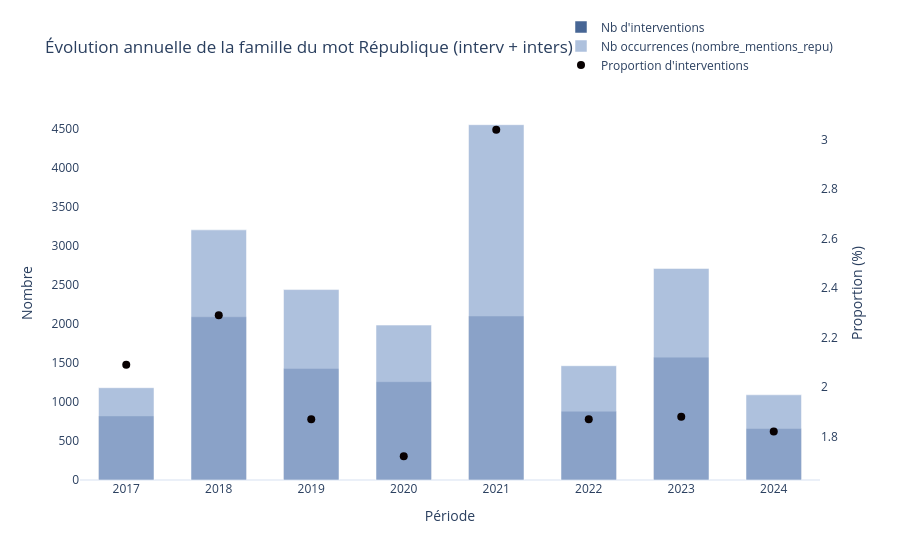

Notebook cell for this chart:
### Code cell
# Tableau et graphique des évolutions annuelles
diachronique_général(
    df,
    colonne_nombre="nombre_mentions_repu",
    colonne_condition="repu_match_valide",
    objet="famille du mot République",
    periode="annee",
    suffixe="interv + inters",
)

### Figure 1 — Plotly figure (JSON) as saved in the notebook; plotly's stock layout.template omitted (floating-point values rounded to 4 significant figures)
{"data": [{"hovertemplate": "<b>Période : %{x}</b><br>Nb interventions : %{y}<extra></extra>", "marker": {"color": "#1A417B"}, "name": "Nb d'interventions", "opacity": 0.8, "type": "bar", "x": ["2017", "2018", "2019", "2020", "2021", "2022", "2023", "2024"], "y": [822, 2094, 1431, 1261, 2104, 882, 1576, 661]}, {"hovertemplate": "<b>Période : %{x}</b><br>Nb occurrences : %{y}<extra></extra>", "marker": {"color": "#9BB2D5"}, "name": "Nb occurrences (nombre_mentions_repu)", "opacity": 0.8, "type": "bar", "x": ["2017", "2018", "2019", "2020", "2021", "2022", "2023", "2024"], "y": [1184, 3209, 2443, 1987, 4558, 1466, 2714, 1093]}, {"hovertemplate": "<b>Période : %{x}</b><br>Proportion : %{y:.2f}%<extra></extra>", "line": {"color": "#080102", "width": 2.7}, "marker": {"size": 8, "symbol": "circle"}, "mode": "markers", "name": "Proportion d'interventions", "type": "scatter", "x": ["2017", "2018", "2019", "2020", "2021", "2022", "2023", "2024"], "y": [2.09, 2.29, 1.87, 1.72, 3.04, 1.87, 1.88, 1.82], "yaxis": "y2"}], "layout": {"bargap": 0.4, "barmode": "overlay", "legend": {"bgcolor": "rgba(255,255,255,0.7)", "x": 0.65, "y": 1.25}, "title": {"text": "Évolution annuelle de la famille du mot République (interv + inters)"}, "xaxis": {"title": {"text": "Période"}}, "yaxis": {"showgrid": false, "title": {"text": "Nombre"}}, "yaxis2": {"overlaying": "y", "showgrid": false, "side": "right", "title": {"text": "Proportion (%)"}}}}
